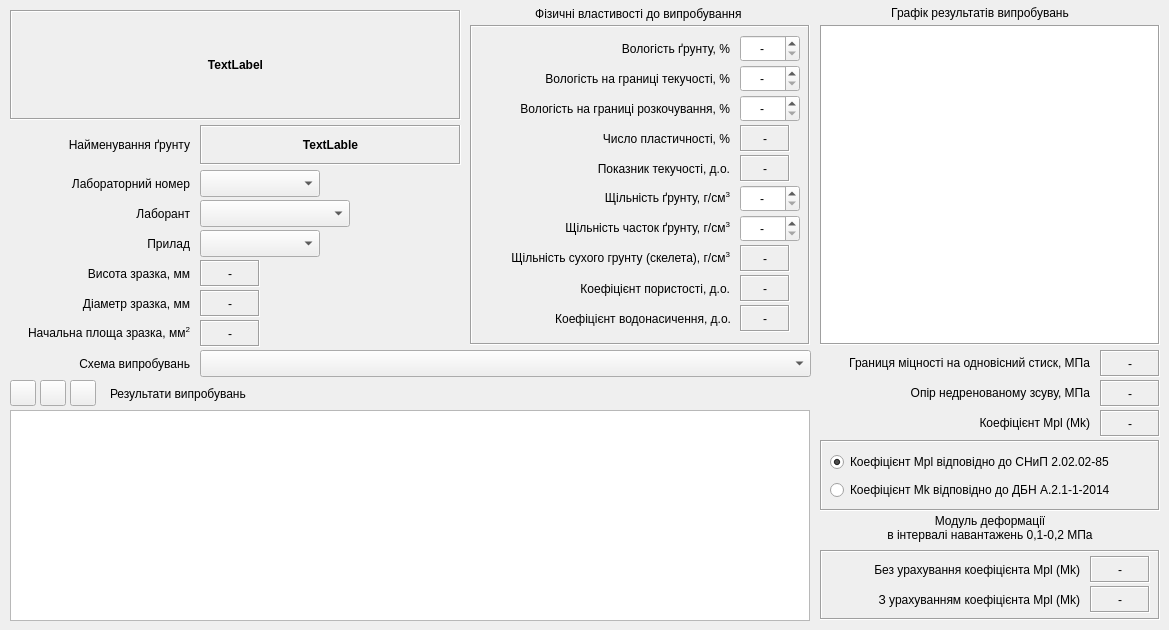
  <widget class="QWidget" name="tab">
   <attribute name="title">
    <string>Один запис</string>
   </attribute>
   <widget class="QLabel" name="label">
    <property name="enabled">
     <bool>true</bool>
    </property>
    <property name="geometry">
     <rect>
      <x>10</x>
      <y>10</y>
      <width>451</width>
      <height>110</height>
     </rect>
    </property>
    <property name="font">
     <font>
      <weight>75</weight>
      <bold>true</bold>
     </font>
    </property>
    <property name="frameShape">
     <enum>QFrame::Box</enum>
    </property>
    <property name="frameShadow">
     <enum>QFrame::Sunken</enum>
    </property>
    <property name="text">
     <string>TextLabel</string>
    </property>
    <property name="alignment">
     <set>Qt::AlignCenter</set>
    </property>
    <property name="wordWrap">
     <bool>true</bool>
    </property>
   </widget>
   <widget class="QLabel" name="label_19">
    <property name="geometry">
     <rect>
      <x>110</x>
      <y>380</y>
      <width>171</width>
      <height>27</height>
     </rect>
    </property>
    <property name="text">
     <string>Результати випробувань</string>
    </property>
    <property name="alignment">
     <set>Qt::AlignLeading|Qt::AlignLeft|Qt::AlignVCenter</set>
    </property>
   </widget>
   <widget class="QLabel" name="label_20">
    <property name="geometry">
     <rect>
      <x>10</x>
      <y>170</y>
      <width>180</width>
      <height>27</height>
     </rect>
    </property>
    <property name="sizePolicy">
     <sizepolicy hsizetype="Preferred" vsizetype="Preferred">
      <horstretch>0</horstretch>
      <verstretch>0</verstretch>
     </sizepolicy>
    </property>
    <property name="text">
     <string>Лабораторний номер</string>
    </property>
    <property name="alignment">
     <set>Qt::AlignRight|Qt::AlignTrailing|Qt::AlignVCenter</set>
    </property>
   </widget>
   <widget class="QComboBox" name="comboBox">
    <property name="geometry">
     <rect>
      <x>200</x>
      <y>170</y>
      <width>120</width>
      <height>27</height>
     </rect>
    </property>
   </widget>
   <widget class="QFrame" name="frame_3">
    <property name="geometry">
     <rect>
      <x>470</x>
      <y>25</y>
      <width>340</width>
      <height>320</height>
     </rect>
    </property>
    <property name="frameShape">
     <enum>QFrame::Box</enum>
    </property>
    <property name="frameShadow">
     <enum>QFrame::Sunken</enum>
    </property>
    <widget class="QLabel" name="label_11">
     <property name="geometry">
      <rect>
       <x>270</x>
       <y>220</y>
       <width>50</width>
       <height>27</height>
      </rect>
     </property>
     <property name="font">
      <font>
       <weight>50</weight>
       <bold>false</bold>
      </font>
     </property>
     <property name="frameShape">
      <enum>QFrame::Box</enum>
     </property>
     <property name="frameShadow">
      <enum>QFrame::Sunken</enum>
     </property>
     <property name="text">
      <string>-</string>
     </property>
     <property name="alignment">
      <set>Qt::AlignCenter</set>
     </property>
     <property name="margin">
      <number>0</number>
     </property>
     <property name="indent">
      <number>-1</number>
     </property>
    </widget>
    <widget class="QLabel" name="label_23">
     <property name="geometry">
      <rect>
       <x>10</x>
       <y>250</y>
       <width>250</width>
       <height>27</height>
      </rect>
     </property>
     <property name="text">
      <string>Коефіцієнт пористості, д.о.</string>
     </property>
     <property name="alignment">
      <set>Qt::AlignRight|Qt::AlignTrailing|Qt::AlignVCenter</set>
     </property>
     <property name="wordWrap">
      <bool>true</bool>
     </property>
    </widget>
    <widget class="QLabel" name="label_27">
     <property name="geometry">
      <rect>
       <x>10</x>
       <y>220</y>
       <width>250</width>
       <height>27</height>
      </rect>
     </property>
     <property name="text">
      <string>&lt;html&gt;&lt;head/&gt;&lt;body&gt;&lt;p&gt;Щiльнiсть сухого грунту (скелета), г/см&lt;span style=&quot; vertical-align:super;&quot;&gt;3&lt;/span&gt;&lt;/p&gt;&lt;/body&gt;&lt;/html&gt;</string>
     </property>
     <property name="alignment">
      <set>Qt::AlignRight|Qt::AlignTrailing|Qt::AlignVCenter</set>
     </property>
     <property name="wordWrap">
      <bool>true</bool>
     </property>
    </widget>
    <widget class="QLabel" name="label_12">
     <property name="geometry">
      <rect>
       <x>270</x>
       <y>250</y>
       <width>50</width>
       <height>27</height>
      </rect>
     </property>
     <property name="font">
      <font>
       <weight>50</weight>
       <bold>false</bold>
      </font>
     </property>
     <property name="frameShape">
      <enum>QFrame::Box</enum>
     </property>
     <property name="frameShadow">
      <enum>QFrame::Sunken</enum>
     </property>
     <property name="text">
      <string>-</string>
     </property>
     <property name="alignment">
      <set>Qt::AlignCenter</set>
     </property>
     <property name="margin">
      <number>0</number>
     </property>
     <property name="indent">
      <number>-1</number>
     </property>
    </widget>
    <widget class="QDoubleSpinBox" name="doubleSpinBox_3">
     <property name="geometry">
      <rect>
       <x>270</x>
       <y>70</y>
       <width>60</width>
       <height>27</height>
      </rect>
     </property>
     <property name="locale">
      <locale language="C" country="AnyCountry"/>
     </property>
     <property name="alignment">
      <set>Qt::AlignCenter</set>
     </property>
     <property name="specialValueText">
      <string>-</string>
     </property>
     <property name="decimals">
      <number>1</number>
     </property>
     <property name="maximum">
      <double>999.000000000000000</double>
     </property>
     <property name="singleStep">
      <double>0.100000000000000</double>
     </property>
    </widget>
    <widget class="QLabel" name="label_3">
     <property name="geometry">
      <rect>
       <x>10</x>
       <y>10</y>
       <width>250</width>
       <height>27</height>
      </rect>
     </property>
     <property name="text">
      <string>Вологість ґрунту, %</string>
     </property>
     <property name="alignment">
      <set>Qt::AlignRight|Qt::AlignTrailing|Qt::AlignVCenter</set>
     </property>
    </widget>
    <widget class="QDoubleSpinBox" name="doubleSpinBox">
     <property name="geometry">
      <rect>
       <x>270</x>
       <y>10</y>
       <width>60</width>
       <height>27</height>
      </rect>
     </property>
     <property name="locale">
      <locale language="C" country="AnyCountry"/>
     </property>
     <property name="wrapping">
      <bool>false</bool>
     </property>
     <property name="alignment">
      <set>Qt::AlignCenter</set>
     </property>
     <property name="specialValueText">
      <string>-</string>
     </property>
     <property name="decimals">
      <number>1</number>
     </property>
     <property name="maximum">
      <double>999.000000000000000</double>
     </property>
     <property name="singleStep">
      <double>0.100000000000000</double>
     </property>
     <property name="value">
      <double>0.000000000000000</double>
     </property>
    </widget>
    <widget class="QDoubleSpinBox" name="doubleSpinBox_2">
     <property name="geometry">
      <rect>
       <x>270</x>
       <y>40</y>
       <width>60</width>
       <height>27</height>
      </rect>
     </property>
     <property name="locale">
      <locale language="C" country="AnyCountry"/>
     </property>
     <property name="alignment">
      <set>Qt::AlignCenter</set>
     </property>
     <property name="specialValueText">
      <string>-</string>
     </property>
     <property name="decimals">
      <number>1</number>
     </property>
     <property name="maximum">
      <double>999.000000000000000</double>
     </property>
     <property name="singleStep">
      <double>0.100000000000000</double>
     </property>
    </widget>
    <widget class="QLabel" name="label_6">
     <property name="geometry">
      <rect>
       <x>10</x>
       <y>40</y>
       <width>250</width>
       <height>27</height>
      </rect>
     </property>
     <property name="text">
      <string>Вологість на границi текучостi, %</string>
     </property>
     <property name="alignment">
      <set>Qt::AlignRight|Qt::AlignTrailing|Qt::AlignVCenter</set>
     </property>
    </widget>
    <widget class="QLabel" name="label_7">
     <property name="geometry">
      <rect>
       <x>10</x>
       <y>70</y>
       <width>250</width>
       <height>27</height>
      </rect>
     </property>
     <property name="text">
      <string>Вологість на границi розкочування, %</string>
     </property>
     <property name="alignment">
      <set>Qt::AlignRight|Qt::AlignTrailing|Qt::AlignVCenter</set>
     </property>
    </widget>
    <widget class="QDoubleSpinBox" name="doubleSpinBox_5">
     <property name="geometry">
      <rect>
       <x>270</x>
       <y>190</y>
       <width>60</width>
       <height>27</height>
      </rect>
     </property>
     <property name="locale">
      <locale language="C" country="AnyCountry"/>
     </property>
     <property name="alignment">
      <set>Qt::AlignCenter</set>
     </property>
     <property name="specialValueText">
      <string>-</string>
     </property>
     <property name="maximum">
      <double>5.000000000000000</double>
     </property>
     <property name="singleStep">
      <double>0.010000000000000</double>
     </property>
    </widget>
    <widget class="QLabel" name="label_4">
     <property name="geometry">
      <rect>
       <x>10</x>
       <y>160</y>
       <width>250</width>
       <height>27</height>
      </rect>
     </property>
     <property name="text">
      <string>&lt;html&gt;&lt;head/&gt;&lt;body&gt;&lt;p&gt;Щільність ґрунту, г/см&lt;span style=&quot; vertical-align:super;&quot;&gt;3&lt;/span&gt;&lt;/p&gt;&lt;/body&gt;&lt;/html&gt;</string>
     </property>
     <property name="alignment">
      <set>Qt::AlignRight|Qt::AlignTrailing|Qt::AlignVCenter</set>
     </property>
    </widget>
    <widget class="QLabel" name="label_5">
     <property name="geometry">
      <rect>
       <x>10</x>
       <y>190</y>
       <width>250</width>
       <height>27</height>
      </rect>
     </property>
     <property name="text">
      <string>&lt;html&gt;&lt;head/&gt;&lt;body&gt;&lt;p&gt;Щiльнiсть часток ґрунту, г/см&lt;span style=&quot; vertical-align:super;&quot;&gt;3&lt;/span&gt;&lt;/p&gt;&lt;/body&gt;&lt;/html&gt;</string>
     </property>
     <property name="alignment">
      <set>Qt::AlignRight|Qt::AlignTrailing|Qt::AlignVCenter</set>
     </property>
    </widget>
    <widget class="QDoubleSpinBox" name="doubleSpinBox_4">
     <property name="geometry">
      <rect>
       <x>270</x>
       <y>160</y>
       <width>60</width>
       <height>27</height>
      </rect>
     </property>
     <property name="locale">
      <locale language="C" country="AnyCountry"/>
     </property>
     <property name="alignment">
      <set>Qt::AlignCenter</set>
     </property>
     <property name="specialValueText">
      <string>-</string>
     </property>
     <property name="maximum">
      <double>5.000000000000000</double>
     </property>
     <property name="singleStep">
      <double>0.010000000000000</double>
     </property>
    </widget>
    <widget class="QLabel" name="label_10">
     <property name="geometry">
      <rect>
       <x>270</x>
       <y>130</y>
       <width>50</width>
       <height>27</height>
      </rect>
     </property>
     <property name="font">
      <font>
       <weight>50</weight>
       <bold>false</bold>
      </font>
     </property>
     <property name="frameShape">
      <enum>QFrame::Box</enum>
     </property>
     <property name="frameShadow">
      <enum>QFrame::Sunken</enum>
     </property>
     <property name="text">
      <string>-</string>
     </property>
     <property name="alignment">
      <set>Qt::AlignCenter</set>
     </property>
     <property name="margin">
      <number>0</number>
     </property>
     <property name="indent">
      <number>-1</number>
     </property>
    </widget>
    <widget class="QLabel" name="label_25">
     <property name="geometry">
      <rect>
       <x>10</x>
       <y>130</y>
       <width>250</width>
       <height>27</height>
      </rect>
     </property>
     <property name="text">
      <string>Показник текучостi, д.о.</string>
     </property>
     <property name="alignment">
      <set>Qt::AlignRight|Qt::AlignTrailing|Qt::AlignVCenter</set>
     </property>
     <property name="wordWrap">
      <bool>true</bool>
     </property>
    </widget>
    <widget class="QLabel" name="label_24">
     <property name="geometry">
      <rect>
       <x>10</x>
       <y>100</y>
       <width>250</width>
       <height>27</height>
      </rect>
     </property>
     <property name="text">
      <string>Число пластичностi, %</string>
     </property>
     <property name="alignment">
      <set>Qt::AlignRight|Qt::AlignTrailing|Qt::AlignVCenter</set>
     </property>
     <property name="wordWrap">
      <bool>true</bool>
     </property>
    </widget>
    <widget class="QLabel" name="label_9">
     <property name="geometry">
      <rect>
       <x>270</x>
       <y>100</y>
       <width>50</width>
       <height>27</height>
      </rect>
     </property>
     <property name="font">
      <font>
       <weight>50</weight>
       <bold>false</bold>
      </font>
     </property>
     <property name="frameShape">
      <enum>QFrame::Box</enum>
     </property>
     <property name="frameShadow">
      <enum>QFrame::Sunken</enum>
     </property>
     <property name="text">
      <string>-</string>
     </property>
     <property name="alignment">
      <set>Qt::AlignCenter</set>
     </property>
     <property name="margin">
      <number>0</number>
     </property>
     <property name="indent">
      <number>-1</number>
     </property>
    </widget>
    <widget class="QLabel" name="label_34">
     <property name="geometry">
      <rect>
       <x>270</x>
       <y>280</y>
       <width>50</width>
       <height>27</height>
      </rect>
     </property>
     <property name="font">
      <font>
       <weight>50</weight>
       <bold>false</bold>
      </font>
     </property>
     <property name="frameShape">
      <enum>QFrame::Box</enum>
     </property>
     <property name="frameShadow">
      <enum>QFrame::Sunken</enum>
     </property>
     <property name="text">
      <string>-</string>
     </property>
     <property name="alignment">
      <set>Qt::AlignCenter</set>
     </property>
     <property name="margin">
      <number>0</number>
     </property>
     <property name="indent">
      <number>-1</number>
     </property>
    </widget>
    <widget class="QLabel" name="label_26">
     <property name="geometry">
      <rect>
       <x>10</x>
       <y>280</y>
       <width>251</width>
       <height>27</height>
      </rect>
     </property>
     <property name="text">
      <string>Коефіцієнт водонасичення, д.о.</string>
     </property>
     <property name="alignment">
      <set>Qt::AlignRight|Qt::AlignTrailing|Qt::AlignVCenter</set>
     </property>
     <property name="wordWrap">
      <bool>true</bool>
     </property>
    </widget>
   </widget>
   <widget class="QLabel" name="label_35">
    <property name="geometry">
     <rect>
      <x>470</x>
      <y>5</y>
      <width>340</width>
      <height>17</height>
     </rect>
    </property>
    <property name="text">
     <string>Фізичні властивості до випробування </string>
    </property>
    <property name="alignment">
     <set>Qt::AlignCenter</set>
    </property>
   </widget>
   <widget class="QLabel" name="label_17">
    <property name="geometry">
     <rect>
      <x>10</x>
      <y>260</y>
      <width>180</width>
      <height>27</height>
     </rect>
    </property>
    <property name="text">
     <string>Висота зразка, мм</string>
    </property>
    <property name="alignment">
     <set>Qt::AlignRight|Qt::AlignTrailing|Qt::AlignVCenter</set>
    </property>
   </widget>
   <widget class="QLabel" name="label_21">
    <property name="geometry">
     <rect>
      <x>10</x>
      <y>290</y>
      <width>180</width>
      <height>27</height>
     </rect>
    </property>
    <property name="text">
     <string>Діаметр зразка, мм</string>
    </property>
    <property name="alignment">
     <set>Qt::AlignRight|Qt::AlignTrailing|Qt::AlignVCenter</set>
    </property>
   </widget>
   <widget class="QLabel" name="label_22">
    <property name="geometry">
     <rect>
      <x>10</x>
      <y>230</y>
      <width>180</width>
      <height>27</height>
     </rect>
    </property>
    <property name="text">
     <string>Прилад</string>
    </property>
    <property name="alignment">
     <set>Qt::AlignRight|Qt::AlignTrailing|Qt::AlignVCenter</set>
    </property>
   </widget>
   <widget class="QComboBox" name="comboBox_2">
    <property name="geometry">
     <rect>
      <x>200</x>
      <y>230</y>
      <width>120</width>
      <height>27</height>
     </rect>
    </property>
   </widget>
   <widget class="QLabel" name="label_36">
    <property name="geometry">
     <rect>
      <x>10</x>
      <y>350</y>
      <width>180</width>
      <height>27</height>
     </rect>
    </property>
    <property name="text">
     <string>Схема випробувань</string>
    </property>
    <property name="alignment">
     <set>Qt::AlignRight|Qt::AlignTrailing|Qt::AlignVCenter</set>
    </property>
   </widget>
   <widget class="QComboBox" name="comboBox_3">
    <property name="geometry">
     <rect>
      <x>200</x>
      <y>350</y>
      <width>611</width>
      <height>27</height>
     </rect>
    </property>
   </widget>
   <widget class="QToolButton" name="toolButton_1">
    <property name="geometry">
     <rect>
      <x>10</x>
      <y>380</y>
      <width>26</width>
      <height>26</height>
     </rect>
    </property>
    <property name="toolTip">
     <string>Додати один рядок до таблиці</string>
    </property>
    <property name="statusTip">
     <string>Додавання одного рядка до таблиці результатів випробувань</string>
    </property>
    <property name="text">
     <string/>
    </property>
    <property name="icon">
     <iconset>
      <normaloff>../icons/16x16/actions/list-add.png</normaloff>../icons/16x16/actions/list-add.png</iconset>
    </property>
   </widget>
   <widget class="QToolButton" name="toolButton_2">
    <property name="geometry">
     <rect>
      <x>40</x>
      <y>380</y>
      <width>26</width>
      <height>26</height>
     </rect>
    </property>
    <property name="toolTip">
     <string>Вилучити поточний рядок з таблиці</string>
    </property>
    <property name="statusTip">
     <string>Вилучення поточного рядка з таблиці результатів випробувань</string>
    </property>
    <property name="text">
     <string/>
    </property>
    <property name="icon">
     <iconset>
      <normaloff>../icons/16x16/actions/list-remove.png</normaloff>../icons/16x16/actions/list-remove.png</iconset>
    </property>
   </widget>
   <widget class="QTableView" name="tableRezultOnecompres">
    <property name="geometry">
     <rect>
      <x>10</x>
      <y>410</y>
      <width>800</width>
      <height>211</height>
     </rect>
    </property>
    <property name="frameShadow">
     <enum>QFrame::Sunken</enum>
    </property>
    <attribute name="verticalHeaderDefaultSectionSize">
     <number>24</number>
    </attribute>
   </widget>
   <widget class="QToolButton" name="toolButton">
    <property name="geometry">
     <rect>
      <x>70</x>
      <y>380</y>
      <width>26</width>
      <height>26</height>
     </rect>
    </property>
    <property name="toolTip">
     <string>Розрахувати модуль деформації</string>
    </property>
    <property name="statusTip">
     <string>Розрахувати модуль деформації</string>
    </property>
    <property name="text">
     <string/>
    </property>
    <property name="icon">
     <iconset>
      <normaloff>../icons/16x16/apps/accessories-calculator.png</normaloff>../icons/16x16/apps/accessories-calculator.png</iconset>
    </property>
   </widget>
   <widget class="QGraphicsView" name="graphicsView">
    <property name="geometry">
     <rect>
      <x>820</x>
      <y>25</y>
      <width>340</width>
      <height>320</height>
     </rect>
    </property>
    <property name="frameShape">
     <enum>QFrame::Box</enum>
    </property>
   </widget>
   <widget class="QFrame" name="frame">
    <property name="geometry">
     <rect>
      <x>820</x>
      <y>550</y>
      <width>340</width>
      <height>70</height>
     </rect>
    </property>
    <property name="frameShape">
     <enum>QFrame::Box</enum>
    </property>
    <property name="frameShadow">
     <enum>QFrame::Sunken</enum>
    </property>
    <widget class="QLabel" name="label_13">
     <property name="geometry">
      <rect>
       <x>270</x>
       <y>6</y>
       <width>60</width>
       <height>27</height>
      </rect>
     </property>
     <property name="frameShape">
      <enum>QFrame::Box</enum>
     </property>
     <property name="frameShadow">
      <enum>QFrame::Sunken</enum>
     </property>
     <property name="text">
      <string>-</string>
     </property>
     <property name="alignment">
      <set>Qt::AlignCenter</set>
     </property>
    </widget>
    <widget class="QLabel" name="label_37">
     <property name="geometry">
      <rect>
       <x>10</x>
       <y>6</y>
       <width>250</width>
       <height>27</height>
      </rect>
     </property>
     <property name="text">
      <string>Без урахування коефіцієнта Mpl (Mk)</string>
     </property>
     <property name="alignment">
      <set>Qt::AlignRight|Qt::AlignTrailing|Qt::AlignVCenter</set>
     </property>
    </widget>
    <widget class="QLabel" name="label_14">
     <property name="geometry">
      <rect>
       <x>270</x>
       <y>36</y>
       <width>60</width>
       <height>27</height>
      </rect>
     </property>
     <property name="frameShape">
      <enum>QFrame::Box</enum>
     </property>
     <property name="frameShadow">
      <enum>QFrame::Sunken</enum>
     </property>
     <property name="text">
      <string>-</string>
     </property>
     <property name="alignment">
      <set>Qt::AlignCenter</set>
     </property>
    </widget>
    <widget class="QLabel" name="label_38">
     <property name="geometry">
      <rect>
       <x>10</x>
       <y>36</y>
       <width>250</width>
       <height>27</height>
      </rect>
     </property>
     <property name="text">
      <string>З урахуванням коефіцієнта Mpl (Mk)</string>
     </property>
     <property name="alignment">
      <set>Qt::AlignRight|Qt::AlignTrailing|Qt::AlignVCenter</set>
     </property>
    </widget>
   </widget>
   <widget class="QLabel" name="label_2">
    <property name="geometry">
     <rect>
      <x>820</x>
      <y>5</y>
      <width>320</width>
      <height>17</height>
     </rect>
    </property>
    <property name="text">
     <string>&lt;html&gt;&lt;head/&gt;&lt;body&gt;&lt;p&gt;Графік результатів випробувань&lt;/p&gt;&lt;/body&gt;&lt;/html&gt;</string>
    </property>
    <property name="alignment">
     <set>Qt::AlignCenter</set>
    </property>
   </widget>
   <widget class="QLabel" name="label_39">
    <property name="geometry">
     <rect>
      <x>820</x>
      <y>512</y>
      <width>340</width>
      <height>31</height>
     </rect>
    </property>
    <property name="text">
     <string>Модуль деформації 
в інтервалі навантажень 0,1-0,2 МПа</string>
    </property>
    <property name="alignment">
     <set>Qt::AlignCenter</set>
    </property>
    <property name="wordWrap">
     <bool>true</bool>
    </property>
   </widget>
   <widget class="QFrame" name="frame_2">
    <property name="geometry">
     <rect>
      <x>820</x>
      <y>440</y>
      <width>340</width>
      <height>71</height>
     </rect>
    </property>
    <property name="frameShape">
     <enum>QFrame::Box</enum>
    </property>
    <property name="frameShadow">
     <enum>QFrame::Sunken</enum>
    </property>
    <widget class="QWidget" name="layoutWidget">
     <property name="geometry">
      <rect>
       <x>10</x>
       <y>10</y>
       <width>318</width>
       <height>54</height>
      </rect>
     </property>
     <layout class="QVBoxLayout" name="verticalLayout">
      <item>
       <widget class="QRadioButton" name="radioButton">
        <property name="text">
         <string>Коефіцієнт Mpl відповідно до СНиП 2.02.02-85</string>
        </property>
        <property name="checked">
         <bool>true</bool>
        </property>
       </widget>
      </item>
      <item>
       <widget class="QRadioButton" name="radioButton_2">
        <property name="text">
         <string>Коефіцієнт Мk відповідно до ДБН А.2.1-1-2014 </string>
        </property>
       </widget>
      </item>
     </layout>
    </widget>
   </widget>
   <widget class="QLabel" name="label_28">
    <property name="geometry">
     <rect>
      <x>820</x>
      <y>410</y>
      <width>270</width>
      <height>27</height>
     </rect>
    </property>
    <property name="text">
     <string>&lt;html&gt;&lt;head/&gt;&lt;body&gt;&lt;p&gt;Коефіцієнт Mpl (Mk)&lt;/p&gt;&lt;/body&gt;&lt;/html&gt;</string>
    </property>
    <property name="alignment">
     <set>Qt::AlignRight|Qt::AlignTrailing|Qt::AlignVCenter</set>
    </property>
    <property name="wordWrap">
     <bool>false</bool>
    </property>
   </widget>
   <widget class="QLabel" name="label_15">
    <property name="geometry">
     <rect>
      <x>1100</x>
      <y>410</y>
      <width>60</width>
      <height>27</height>
     </rect>
    </property>
    <property name="frameShape">
     <enum>QFrame::Box</enum>
    </property>
    <property name="frameShadow">
     <enum>QFrame::Sunken</enum>
    </property>
    <property name="text">
     <string>-</string>
    </property>
    <property name="alignment">
     <set>Qt::AlignCenter</set>
    </property>
   </widget>
   <widget class="QComboBox" name="comboBox_4">
    <property name="geometry">
     <rect>
      <x>200</x>
      <y>200</y>
      <width>150</width>
      <height>27</height>
     </rect>
    </property>
   </widget>
   <widget class="QLabel" name="label_48">
    <property name="geometry">
     <rect>
      <x>10</x>
      <y>200</y>
      <width>180</width>
      <height>27</height>
     </rect>
    </property>
    <property name="sizePolicy">
     <sizepolicy hsizetype="Preferred" vsizetype="Preferred">
      <horstretch>0</horstretch>
      <verstretch>0</verstretch>
     </sizepolicy>
    </property>
    <property name="text">
     <string>Лаборант</string>
    </property>
    <property name="alignment">
     <set>Qt::AlignRight|Qt::AlignTrailing|Qt::AlignVCenter</set>
    </property>
   </widget>
   <widget class="QLabel" name="label_8">
    <property name="geometry">
     <rect>
      <x>10</x>
      <y>125</y>
      <width>180</width>
      <height>40</height>
     </rect>
    </property>
    <property name="text">
     <string>Найменування ґрунту</string>
    </property>
    <property name="alignment">
     <set>Qt::AlignRight|Qt::AlignTrailing|Qt::AlignVCenter</set>
    </property>
   </widget>
   <widget class="QLabel" name="label_18">
    <property name="geometry">
     <rect>
      <x>200</x>
      <y>125</y>
      <width>261</width>
      <height>40</height>
     </rect>
    </property>
    <property name="font">
     <font>
      <weight>75</weight>
      <bold>true</bold>
     </font>
    </property>
    <property name="frameShape">
     <enum>QFrame::Box</enum>
    </property>
    <property name="frameShadow">
     <enum>QFrame::Sunken</enum>
    </property>
    <property name="text">
     <string>TextLable</string>
    </property>
    <property name="alignment">
     <set>Qt::AlignCenter</set>
    </property>
    <property name="wordWrap">
     <bool>true</bool>
    </property>
   </widget>
   <widget class="QLabel" name="label_16">
    <property name="geometry">
     <rect>
      <x>200</x>
      <y>260</y>
      <width>60</width>
      <height>27</height>
     </rect>
    </property>
    <property name="font">
     <font>
      <weight>50</weight>
      <bold>false</bold>
     </font>
    </property>
    <property name="frameShape">
     <enum>QFrame::Box</enum>
    </property>
    <property name="frameShadow">
     <enum>QFrame::Sunken</enum>
    </property>
    <property name="text">
     <string>-</string>
    </property>
    <property name="alignment">
     <set>Qt::AlignCenter</set>
    </property>
    <property name="margin">
     <number>0</number>
    </property>
    <property name="indent">
     <number>-1</number>
    </property>
   </widget>
   <widget class="QLabel" name="label_29">
    <property name="geometry">
     <rect>
      <x>200</x>
      <y>290</y>
      <width>60</width>
      <height>27</height>
     </rect>
    </property>
    <property name="font">
     <font>
      <weight>50</weight>
      <bold>false</bold>
     </font>
    </property>
    <property name="frameShape">
     <enum>QFrame::Box</enum>
    </property>
    <property name="frameShadow">
     <enum>QFrame::Sunken</enum>
    </property>
    <property name="text">
     <string>-</string>
    </property>
    <property name="alignment">
     <set>Qt::AlignCenter</set>
    </property>
    <property name="margin">
     <number>0</number>
    </property>
    <property name="indent">
     <number>-1</number>
    </property>
   </widget>
   <widget class="QLabel" name="label_30">
    <property name="geometry">
     <rect>
      <x>10</x>
      <y>320</y>
      <width>180</width>
      <height>27</height>
     </rect>
    </property>
    <property name="text">
     <string>&lt;html&gt;&lt;head/&gt;&lt;body&gt;&lt;p&gt;Начальна площа зразка, мм&lt;span style=&quot; vertical-align:super;&quot;&gt;2&lt;/span&gt;&lt;/p&gt;&lt;/body&gt;&lt;/html&gt;</string>
    </property>
    <property name="alignment">
     <set>Qt::AlignRight|Qt::AlignTrailing|Qt::AlignVCenter</set>
    </property>
   </widget>
   <widget class="QLabel" name="label_31">
    <property name="geometry">
     <rect>
      <x>200</x>
      <y>320</y>
      <width>60</width>
      <height>27</height>
     </rect>
    </property>
    <property name="font">
     <font>
      <weight>50</weight>
      <bold>false</bold>
     </font>
    </property>
    <property name="frameShape">
     <enum>QFrame::Box</enum>
    </property>
    <property name="frameShadow">
     <enum>QFrame::Sunken</enum>
    </property>
    <property name="text">
     <string>-</string>
    </property>
    <property name="alignment">
     <set>Qt::AlignCenter</set>
    </property>
    <property name="margin">
     <number>0</number>
    </property>
    <property name="indent">
     <number>-1</number>
    </property>
   </widget>
   <widget class="QLabel" name="label_32">
    <property name="geometry">
     <rect>
      <x>820</x>
      <y>350</y>
      <width>270</width>
      <height>27</height>
     </rect>
    </property>
    <property name="text">
     <string>&lt;html&gt;&lt;head/&gt;&lt;body&gt;&lt;p&gt;Границя міцності на одновісний стиск, МПа&lt;/p&gt;&lt;/body&gt;&lt;/html&gt;</string>
    </property>
    <property name="alignment">
     <set>Qt::AlignRight|Qt::AlignTrailing|Qt::AlignVCenter</set>
    </property>
   </widget>
   <widget class="QLabel" name="label_33">
    <property name="geometry">
     <rect>
      <x>1100</x>
      <y>350</y>
      <width>60</width>
      <height>27</height>
     </rect>
    </property>
    <property name="font">
     <font>
      <weight>50</weight>
      <bold>false</bold>
     </font>
    </property>
    <property name="frameShape">
     <enum>QFrame::Box</enum>
    </property>
    <property name="frameShadow">
     <enum>QFrame::Sunken</enum>
    </property>
    <property name="text">
     <string>-</string>
    </property>
    <property name="alignment">
     <set>Qt::AlignCenter</set>
    </property>
    <property name="margin">
     <number>0</number>
    </property>
    <property name="indent">
     <number>-1</number>
    </property>
   </widget>
   <widget class="QLabel" name="label_40">
    <property name="geometry">
     <rect>
      <x>820</x>
      <y>380</y>
      <width>270</width>
      <height>27</height>
     </rect>
    </property>
    <property name="text">
     <string>&lt;html&gt;&lt;head/&gt;&lt;body&gt;&lt;p&gt;Опір недренованому зсуву, МПа&lt;/p&gt;&lt;/body&gt;&lt;/html&gt;</string>
    </property>
    <property name="alignment">
     <set>Qt::AlignRight|Qt::AlignTrailing|Qt::AlignVCenter</set>
    </property>
   </widget>
   <widget class="QLabel" name="label_41">
    <property name="geometry">
     <rect>
      <x>1100</x>
      <y>380</y>
      <width>60</width>
      <height>27</height>
     </rect>
    </property>
    <property name="font">
     <font>
      <weight>50</weight>
      <bold>false</bold>
     </font>
    </property>
    <property name="frameShape">
     <enum>QFrame::Box</enum>
    </property>
    <property name="frameShadow">
     <enum>QFrame::Sunken</enum>
    </property>
    <property name="text">
     <string>-</string>
    </property>
    <property name="alignment">
     <set>Qt::AlignCenter</set>
    </property>
    <property name="margin">
     <number>0</number>
    </property>
    <property name="indent">
     <number>-1</number>
    </property>
   </widget>
   <zorder>frame</zorder>
   <zorder>label</zorder>
   <zorder>label_19</zorder>
   <zorder>label_20</zorder>
   <zorder>comboBox</zorder>
   <zorder>frame_3</zorder>
   <zorder>label_35</zorder>
   <zorder>label_17</zorder>
   <zorder>label_21</zorder>
   <zorder>label_22</zorder>
   <zorder>comboBox_2</zorder>
   <zorder>label_36</zorder>
   <zorder>comboBox_3</zorder>
   <zorder>toolButton_1</zorder>
   <zorder>toolButton_2</zorder>
   <zorder>tableRezultOnecompres</zorder>
   <zorder>toolButton</zorder>
   <zorder>graphicsView</zorder>
   <zorder>label_2</zorder>
   <zorder>label_39</zorder>
   <zorder>frame_2</zorder>
   <zorder>label_28</zorder>
   <zorder>label_15</zorder>
   <zorder>comboBox_4</zorder>
   <zorder>label_48</zorder>
   <zorder>label_8</zorder>
   <zorder>label_18</zorder>
   <zorder>label_16</zorder>
   <zorder>label_29</zorder>
   <zorder>label_30</zorder>
   <zorder>label_31</zorder>
   <zorder>label_32</zorder>
   <zorder>label_33</zorder>
   <zorder>label_40</zorder>
   <zorder>label_41</zorder>
  </widget>
